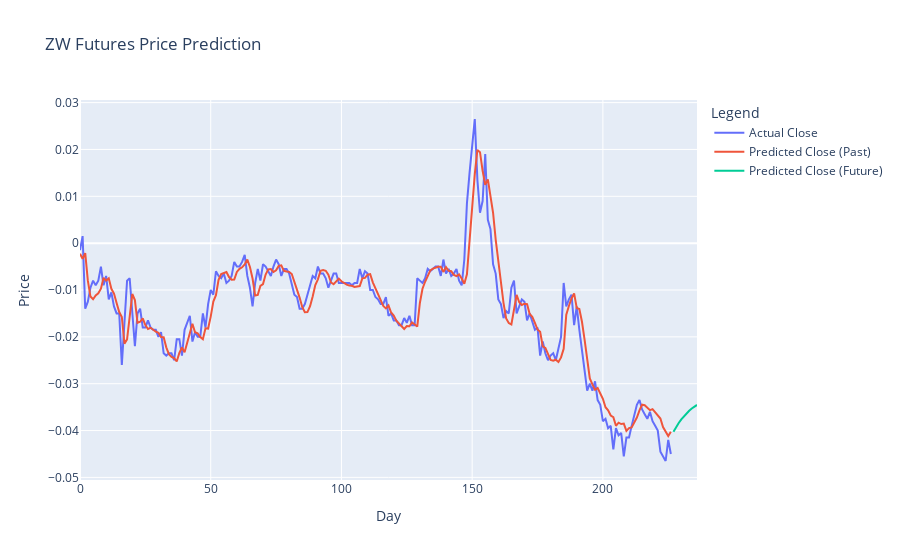

The code cell stored with this chart in its notebook:
### Code cell
import torch
import numpy as np
import pandas as pd
from sklearn.preprocessing import MinMaxScaler
from copy import deepcopy as dc
import plotly.graph_objects as go

# Function to prepare data for LSTM
def prepare_dataframe_for_lstm(df, n_steps):
    df = dc(df)
    df.set_index('Date', inplace=True)
    for i in range(1, n_steps+1):
        df[f'Price(t-{i})'] = df['Price'].shift(i)
    df.dropna(inplace=True)
    return df

# Load and prepare the data
data = pd.read_csv(files[-1])
data['Date'] = pd.to_datetime(data['Date'])
data = data.rename(columns={tag_list[tag_index]:'Price'})
data = data[['Date', 'Price']]

lookback = 10
shifted_df = prepare_dataframe_for_lstm(data, lookback)

shifted_df_as_np = shifted_df.to_numpy()
scaler = MinMaxScaler(feature_range=(-1, 1))
shifted_df_as_np = scaler.fit_transform(shifted_df_as_np)

X = shifted_df_as_np[:, 1:]
y = shifted_df_as_np[:, 0]
X = dc(np.flip(X, axis=1))

X = X.reshape((-1, lookback, 1))
y = y.reshape((-1, 1))

X_test = torch.tensor(X).float()
y_test = torch.tensor(y).float()

# Load the trained model
model_file = '/workspaces/Futures-First/Prediction/LSTM/lstm_model_2023.pt'
model = LSTM(input_size=1, hidden_size=4, num_stacked_layers=1).to(device)
model.load_state_dict(torch.load(model_file))
model.eval()

# Predict the last part of the dataset
test_predictions = model(X_test.to(device)).detach().cpu().numpy().flatten()

# Inverse transform the predictions
dummies = np.zeros((X_test.shape[0], lookback+1))
dummies[:, 0] = test_predictions
dummies = scaler.inverse_transform(dummies)
test_predictions = dc(dummies[:, 0])

dummies = np.zeros((X_test.shape[0], lookback+1))
dummies[:, 0] = y_test.flatten()
dummies = scaler.inverse_transform(dummies)
new_y_test = dc(dummies[:, 0])

# Prepare for predicting future prices
last_window = X_test[-1].cpu().numpy()

future_predictions = []

# Predict the next 5 days
for _ in range(10):
    # Predict the next price
    pred = model(torch.tensor(last_window).unsqueeze(0).float().to(device)).detach().cpu().numpy().flatten()[0]
    
    # Scale back to original price
    dummies = np.zeros((1, lookback + 1))
    dummies[:, 0] = pred
    dummies = scaler.inverse_transform(dummies)
    
    pred_original = dummies[:, 0][0]
    future_predictions.append(pred_original)
    
    # Update the window for the next prediction
    last_window = np.roll(last_window, -1)
    last_window[-1, 0] = pred

# Combine all predictions
all_predictions = np.concatenate((test_predictions, np.array(future_predictions)))

# Create plotly figure
fig = go.Figure()

# Add traces for actual and predicted values
fig.add_trace(go.Scatter(
    x=np.arange(len(new_y_test)),
    y=new_y_test,
    mode='lines',
    name='Actual Close'
))

fig.add_trace(go.Scatter(
    x=np.arange(len(test_predictions)),
    y=test_predictions,
    mode='lines',
    name='Predicted Close (Past)'
))

fig.add_trace(go.Scatter(
    x=np.arange(len(test_predictions), len(all_predictions)),
    y=future_predictions,
    mode='lines',
    name='Predicted Close (Future)',
    # line=dict(dash='dash')
))

# Update layout
fig.update_layout(
    title="ZW Futures Price Prediction",
    xaxis_title="Day",
    yaxis_title="Price",
    legend_title="Legend"
)

# Show plot
fig.show()

### Figure 1 — Plotly figure (JSON) as saved in the notebook; plotly's stock layout.template omitted (floating-point values rounded to 4 significant figures; data arrays with more than 128 entries replaced by an {"elided": "..."} marker saying what was removed)
{"data": [{"mode": "lines", "name": "Actual Close", "type": "scatter", "x": {"elided": "227 int values"}, "y": {"elided": "227 float values"}}, {"mode": "lines", "name": "Predicted Close (Past)", "type": "scatter", "x": {"elided": "227 int values"}, "y": {"elided": "227 float values"}}, {"mode": "lines", "name": "Predicted Close (Future)", "type": "scatter", "x": [227, 228, 229, 230, 231, 232, 233, 234, 235, 236], "y": [-0.04025, -0.03926, -0.0384, -0.03762, -0.03693, -0.03631, -0.03577, -0.0353, -0.03489, -0.03453]}], "layout": {"legend": {"title": {"text": "Legend"}}, "title": {"text": "ZW Futures Price Prediction"}, "xaxis": {"title": {"text": "Day"}}, "yaxis": {"title": {"text": "Price"}}}}
